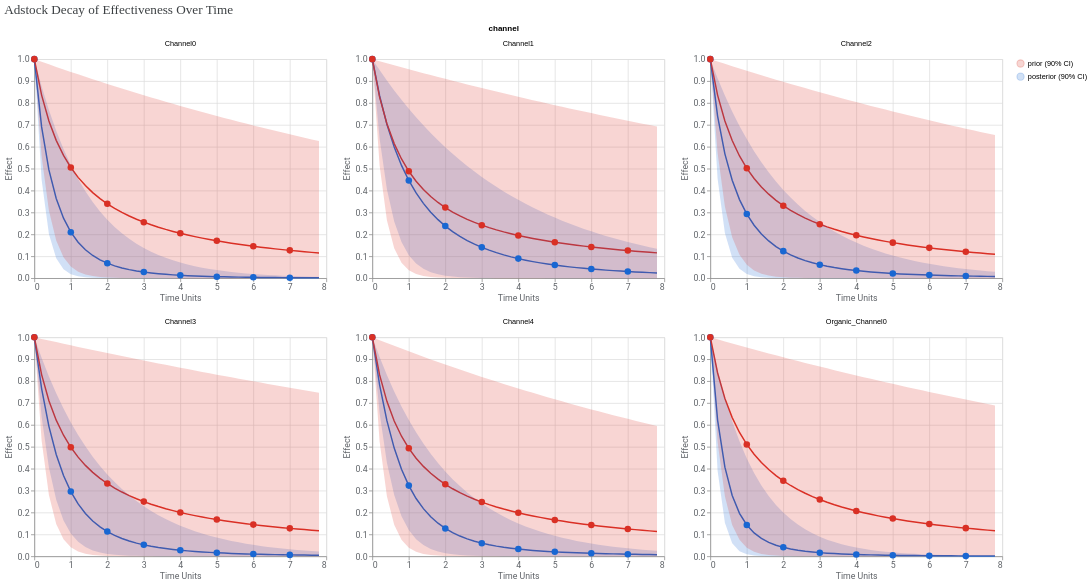

Here is the Vega-Lite specification saved for this chart:
### Vega-Lite specification from a JSON file in a GitHub repository (floating-point values rounded to 4 significant figures; data arrays with more than 128 entries replaced by an {"elided": "..."} marker saying what was removed)
{"config": {"view": {"continuousWidth": 300, "continuousHeight": 300}, "axis": {"labelColor": "#5F6368", "labelFont": "Roboto", "labelFontSize": 12, "titleColor": "#5F6368", "titleFont": "Roboto", "titleFontSize": 12, "titleFontWeight": "normal"}}, "data": {"name": "data-dbc19222f9c999477fc4c098952b9f4f"}, "facet": {"field": "channel", "type": "nominal"}, "spec": {"layer": [{"mark": {"type": "line"}, "encoding": {"color": {"field": "distribution", "legend": {"labelExpr": "datum.value === \"posterior\" ? \"posterior (90% CI)\" : \"prior (90% CI)\"", "title": ""}, "scale": {"domain": ["prior", "posterior"], "range": ["#D93025", "#1967D2"]}, "type": "nominal"}, "x": {"field": "time_units", "title": "Time Units", "type": "quantitative"}, "y": {"field": "mean", "title": "Effect", "type": "quantitative"}}}, {"mark": {"type": "area", "opacity": 0.2}, "encoding": {"color": {"field": "distribution", "scale": {"domain": ["prior", "posterior"], "range": ["#D93025", "#1967D2"]}, "type": "nominal"}, "x": {"field": "time_units", "type": "quantitative"}, "y": {"field": "ci_lo", "type": "quantitative"}, "y2": {"field": "ci_hi"}}}, {"mark": {"type": "circle", "filled": true, "opacity": 1, "size": 80}, "encoding": {"color": {"field": "distribution", "scale": {"domain": ["prior", "posterior"], "range": ["#D93025", "#1967D2"]}, "type": "nominal"}, "tooltip": [{"field": "time_units", "type": "quantitative"}, {"field": "mean", "type": "quantitative"}], "x": {"field": "time_units", "type": "quantitative"}, "y": {"field": "mean", "type": "quantitative"}}, "transform": [{"filter": "datum.is_int_time_unit"}]}], "width": 400}, "columns": 3, "resolve": {"scale": {"x": "independent", "y": "independent"}}, "title": {"text": "Adstock Decay of Effectiveness Over Time", "anchor": "start", "color": "#3C4043", "font": "Google Sans Display", "fontSize": 18, "fontWeight": "normal", "offset": 10}, "$schema": "https://vega.github.io/schema/vega-lite/v6.4.1.json", "datasets": {"data-dbc19222f9c999477fc4c098952b9f4f": {"elided": "480 records"}}}
